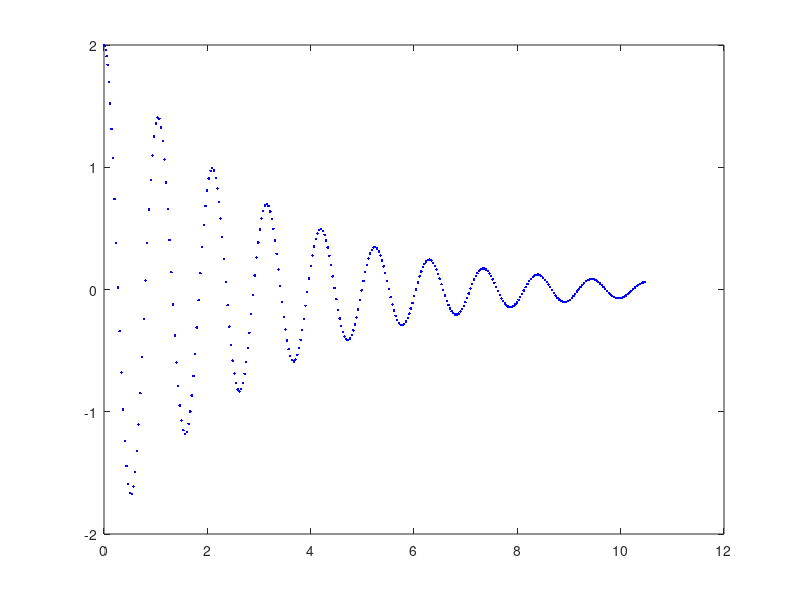

Source code (MATLAB): (Note: this script raises an error after producing the figure.)
%test dampedOsc1D, supposed to solve dt^2n + (2/l) * dtn + omega^2 * n = 0
l = 3;
omega_o = 6;
xo = 2;
vo = 0;

%function
y_fn = @(t) dampedOsc1D([xo, vo, omega_o, l, 0, 0], t);


%numerical solution
dy = @(t,y) [y(2); -y(2) * 2/l - omega_o^2 * y(1)];
tmax = 2*pi/omega_o*10;
[ts,ys]=ode45(dy,[0,tmax],[xo, vo]);

figure;
plot(ts, ys(:,1),'b.');
hold on;
interp_t = linspace(min(ts), max(ts), 1000);
plot(interp_t, y_fn(interp_t),'r');
plot(interp_t, exp1D([0, xo, l, 0], interp_t));
% plot(interp_t, exp1D([0, xo, omega_o^2*l/2, 0], interp_t)); 
grid on;
xlabel('t');
ylabel('y');
legend({'numerical solution','analytic soln', 'decaying expt @ l'});
ttl = sprintf('Solution to dt^2*n + (2/l) dt*n + omega_o^2*n = 0 \n l = %0.2f, wo = %0.2f \n xo = %0.2f, vo = %0.2f', l, omega_o, xo, vo);
suptitle(ttl);